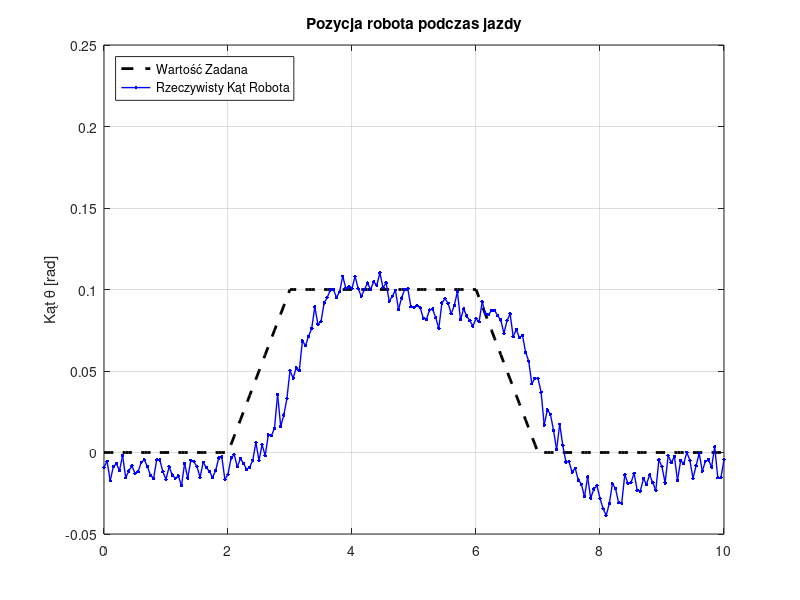

MATLAB code to generate this figure:
clear all; close all; clc;

T_total = 10;
dt = 0.05;
t = 0:dt:T_total;

t_points = [0,  2,   3,   6,   7,   10]; 
angle_drive = 0.1;
theta_points = [0,  0,   angle_drive, angle_drive, 0,    0];

theta_ref = interp1(t_points, theta_points, t, 'linear');

theta_real = zeros(size(t));
velocity = 0;

for k = 2:length(t)
    accel = 5 * (theta_ref(k) - theta_real(k-1)) - 2 * velocity;
    velocity = velocity + accel * dt;
    theta_real(k) = theta_real(k-1) + velocity * dt;
end

rng(123); 
noise = 0.005 * randn(size(t));
vibration = 0.003 * sin(30*t) .* (abs(theta_real) > 0.01); 
steady_error = -0.01; 

theta_real = theta_real + noise + vibration + steady_error;

error = theta_ref - theta_real;
error_diff = [0, diff(error)/dt];

Kp = 2000;
Kd = 150; 

u_raw = Kp * error + Kd * error_diff;

u_raw = u_raw + 50 * randn(size(t));

u_pwm = u_raw;
u_pwm(u_pwm > 255) = 255;
u_pwm(u_pwm < -255) = -255;
u_pwm = round(u_pwm);


figure(1);
set(gcf, 'Position', [100, 100, 900, 600]);

plot(t, theta_ref, 'k--', 'LineWidth', 2); 
hold on;
plot(t, theta_real, 'b.-', 'LineWidth', 1, 'MarkerSize', 8);

ylabel('Kąt \theta [rad]');
title('Pozycja robota podczas jazdy');
legend('Wartość Zadana', 'Rzeczywisty Kąt Robota', 'Location', 'NorthWest');
grid on;
ylim([-0.05 0.25]);

% subplot(2,1,2);
% stairs(t, u_pwm, 'r', 'LineWidth', 1.2);
% yline(255, 'k--');
% yline(-255, 'k--');
% ylabel('PWM');
% xlabel('Czas [s]');
% title('Sygnał sterujący');
% ylim([-300 300]);
% grid on;

exportgraphics(gcf, 'wyniki_jazda_przod.png', 'Resolution', 300);
